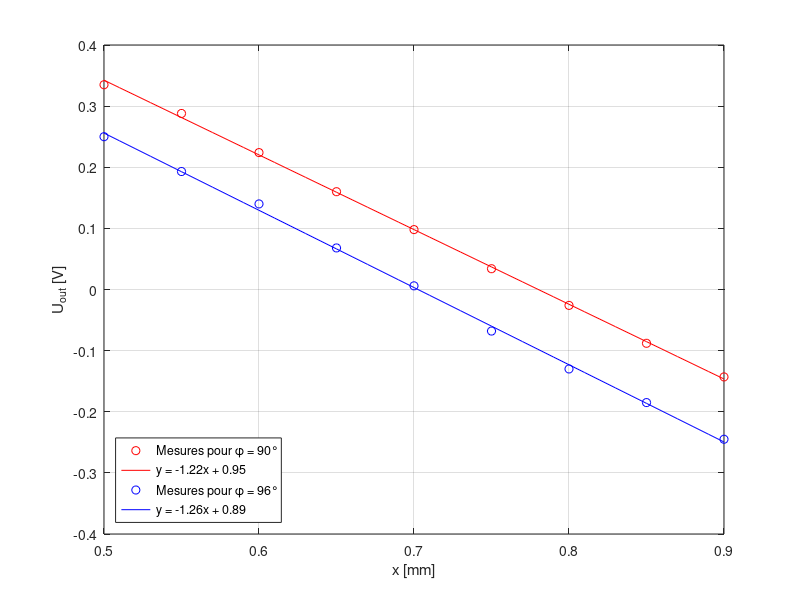

Recreate this plot in MATLAB.
%% Tension finale en fonction du mesurande x pour signal en phase (phi=0)
clear; clc; close all;

data = [0.50	0.335	0.250
        0.55	0.288	0.193
        0.60	0.224	0.140
        0.65	0.160	0.068
        0.70	0.098	0.006
        0.75	0.034	-0.068
        0.80	-0.026	-0.130
        0.85	-0.088	-0.185
        0.90	-0.143	-0.245];
  
x = data(:,1);
Uout90 = data(:,2);
Uout96 = data(:,3);

%% linear fit

p90 = polyfit(x, Uout90, 1)
xth = 0.5:0.01:0.9;
Uout90_th = polyval(p90, xth);

p96 = polyfit(x, Uout96, 1)
xth = 0.5:0.01:0.9;
Uout96_th = polyval(p96, xth);


errors = max(abs(Uout96 - polyval(p96, x)))

%% plot
figure();
plot(x, Uout90, 'ro'); hold on;
plot(xth, Uout90_th, 'r-');
plot(x, Uout96, 'bo');
plot(xth, Uout96_th, 'b-');
hold off;
grid on;
xlabel('x [mm]');
ylabel('U_{out} [V]');
legend('Mesures pour \phi = 90°', 'y = -1.22x + 0.95',...
    'Mesures pour \phi = 96°', 'y = -1.26x + 0.89', 'Location', 'southwest');
